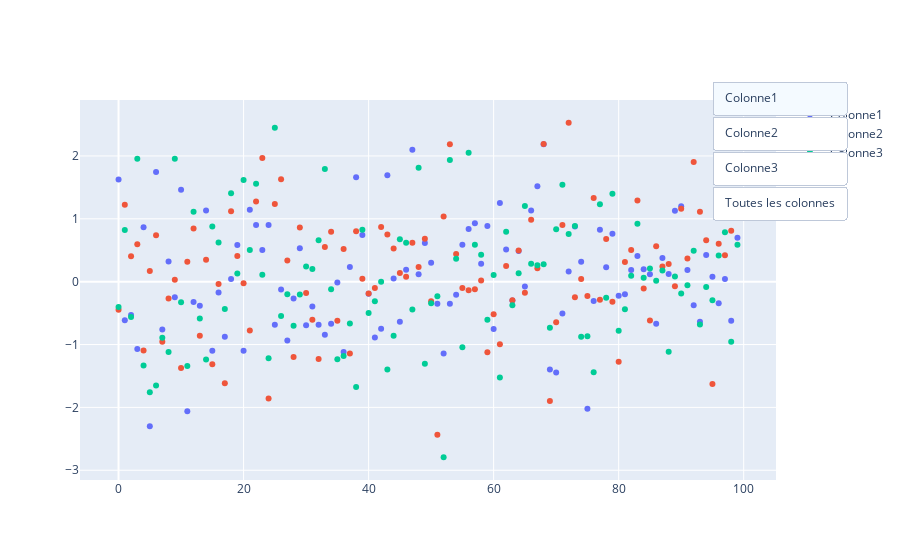

The code cell stored with this chart in its notebook:
### Code cell
import pandas as pd
import numpy as np
import plotly.graph_objects as go

# Générer un DataFrame de test
np.random.seed(1)
data = {
    'Colonne1': np.random.randn(100),
    'Colonne2': np.random.randn(100),
    'Colonne3': np.random.randn(100)
}
df = pd.DataFrame(data)

# Créer une figure
fig = go.Figure()

# Ajouter les traces pour chaque colonne
for col in df.columns:
    fig.add_trace(
        go.Scatter(
            x=df.index,
            y=df[col],
            mode="markers",
            name=col
        )
    )

# Créer une liste de formes pour chaque colonne
shapes = []
for i, col in enumerate(df.columns):
    shapes.append(
        dict(type="rect",
             xref="paper", yref="paper",
             x0=0, y0=0,
             x1=0, y1=1,
             fillcolor="rgba(0,0,0,0)",
             line=dict(color="rgba(0,0,0,0)", width=0),
             visible="legendonly",  # Initialement caché
             name=col)
    )

# Ajouter les formes à la figure
fig.update_layout(shapes=shapes)

# Créer des boutons pour chaque colonne
buttons = []
for col in df.columns:
    button = dict(label=col,
                  method="update",
                  args=[{"visible": [col == trace.name for trace in fig.data]},
                        {"shapes": [shape if shape['name'] == col else dict(shape, visible="legendonly") for shape in shapes]}])
    buttons.append(button)

# Ajouter un bouton pour afficher toutes les colonnes
buttons.append(dict(label="Toutes les colonnes",
                    method="update",
                    args=[{"visible": [True] * len(df.columns)},
                          {"shapes": shapes}]))

# Ajouter le menu déroulant
fig.update_layout(updatemenus=[dict(type="buttons",
                                    direction="down",
                                    buttons=buttons,
                                    x=1.1,
                                    y=1.05)])

# Afficher la figure
fig.show()

### Figure 1 — Plotly figure (JSON) as saved in the notebook; plotly's stock layout.template omitted (floating-point values rounded to 4 significant figures)
{"data": [{"mode": "markers", "name": "Colonne1", "type": "scatter", "x": [0, 1, 2, 3, 4, 5, 6, 7, 8, 9, 10, 11, 12, 13, 14, 15, 16, 17, 18, 19, 20, 21, 22, 23, 24, 25, 26, 27, 28, 29, 30, 31, 32, 33, 34, 35, 36, 37, 38, 39, 40, 41, 42, 43, 44, 45, 46, 47, 48, 49, 50, 51, 52, 53, 54, 55, 56, 57, 58, 59, 60, 61, 62, 63, 64, 65, 66, 67, 68, 69, 70, 71, 72, 73, 74, 75, 76, 77, 78, 79, 80, 81, 82, 83, 84, 85, 86, 87, 88, 89, 90, 91, 92, 93, 94, 95, 96, 97, 98, 99], "y": [1.624, -0.6118, -0.5282, -1.073, 0.8654, -2.302, 1.745, -0.7612, 0.319, -0.2494, 1.462, -2.06, -0.3224, -0.3841, 1.134, -1.1, -0.1724, -0.8779, 0.04221, 0.5828, -1.101, 1.145, 0.9016, 0.5025, 0.9009, -0.6837, -0.1229, -0.9358, -0.2679, 0.5304, -0.6917, -0.3968, -0.6872, -0.8452, -0.6712, -0.01266, -1.117, 0.2344, 1.66, 0.742, -0.1918, -0.8876, -0.7472, 1.692, 0.05081, -0.637, 0.1909, 2.1, 0.1202, 0.6172, 0.3002, -0.3522, -1.143, -0.3493, -0.2089, 0.5866, 0.839, 0.9311, 0.2856, 0.8851, -0.7544, 1.253, 0.5129, -0.2981, 0.4885, -0.07557, 1.132, 1.52, 2.186, -1.396, -1.444, -0.5045, 0.16, 0.8762, 0.3156, -2.022, -0.3062, 0.828, 0.2301, 0.762, -0.2223, -0.2008, 0.1866, 0.4101, 0.1983, 0.119, -0.6707, 0.3776, 0.1218, 1.129, 1.199, 0.1852, -0.3753, -0.6387, 0.4235, 0.07734, -0.3439, 0.0436, -0.62, 0.698]}, {"mode": "markers", "name": "Colonne2", "type": "scatter", "x": [0, 1, 2, 3, 4, 5, 6, 7, 8, 9, 10, 11, 12, 13, 14, 15, 16, 17, 18, 19, 20, 21, 22, 23, 24, 25, 26, 27, 28, 29, 30, 31, 32, 33, 34, 35, 36, 37, 38, 39, 40, 41, 42, 43, 44, 45, 46, 47, 48, 49, 50, 51, 52, 53, 54, 55, 56, 57, 58, 59, 60, 61, 62, 63, 64, 65, 66, 67, 68, 69, 70, 71, 72, 73, 74, 75, 76, 77, 78, 79, 80, 81, 82, 83, 84, 85, 86, 87, 88, 89, 90, 91, 92, 93, 94, 95, 96, 97, 98, 99], "y": [-0.4471, 1.225, 0.4035, 0.5936, -1.095, 0.1694, 0.7406, -0.9537, -0.2662, 0.03261, -1.373, 0.3152, 0.8462, -0.8595, 0.3505, -1.312, -0.0387, -1.616, 1.121, 0.4089, -0.02462, -0.7752, 1.274, 1.967, -1.858, 1.236, 1.628, 0.338, -1.199, 0.8633, -0.1809, -0.6039, -1.23, 0.5505, 0.7928, -0.6235, 0.5206, -1.144, 0.8019, 0.04657, -0.1866, -0.1017, 0.8689, 0.7504, 0.5295, 0.1377, 0.07782, 0.6184, 0.2325, 0.6826, -0.3101, -2.435, 1.039, 2.187, 0.4414, -0.1002, -0.1364, -0.1191, 0.01741, -1.122, -0.5171, -0.997, 0.2488, -0.2966, 0.4952, -0.1747, 0.9863, 0.2135, 2.191, -1.896, -0.6469, 0.9015, 2.528, -0.2486, 0.04367, -0.2263, 1.331, -0.2873, 0.6801, -0.3198, -1.273, 0.3135, 0.5032, 1.293, -0.1104, -0.6174, 0.5628, 0.2407, 0.2807, -0.07311, 1.16, 0.3695, 1.905, 1.111, 0.659, -1.627, 0.6023, 0.4203, 0.811, 1.044]}, {"mode": "markers", "name": "Colonne3", "type": "scatter", "x": [0, 1, 2, 3, 4, 5, 6, 7, 8, 9, 10, 11, 12, 13, 14, 15, 16, 17, 18, 19, 20, 21, 22, 23, 24, 25, 26, 27, 28, 29, 30, 31, 32, 33, 34, 35, 36, 37, 38, 39, 40, 41, 42, 43, 44, 45, 46, 47, 48, 49, 50, 51, 52, 53, 54, 55, 56, 57, 58, 59, 60, 61, 62, 63, 64, 65, 66, 67, 68, 69, 70, 71, 72, 73, 74, 75, 76, 77, 78, 79, 80, 81, 82, 83, 84, 85, 86, 87, 88, 89, 90, 91, 92, 93, 94, 95, 96, 97, 98, 99], "y": [-0.4009, 0.824, -0.5623, 1.955, -1.332, -1.761, -1.651, -0.8906, -1.119, 1.956, -0.3265, -1.343, 1.114, -0.5865, -1.237, 0.8758, 0.6234, -0.435, 1.408, 0.1291, 1.617, 0.5027, 1.559, 0.1094, -1.22, 2.449, -0.5458, -0.1988, -0.7004, -0.2034, 0.2427, 0.2018, 0.661, 1.792, -0.1205, -1.233, -1.182, -0.6658, -1.674, 0.825, -0.4982, -0.311, -0.001891, -1.397, -0.8613, 0.6747, 0.6185, -0.4432, 1.811, -1.306, -0.345, -0.2308, -2.793, 1.938, 0.3663, -1.045, 2.051, 0.5857, 0.4295, -0.607, 0.1062, -1.526, 0.795, -0.3744, 0.134, 1.202, 0.2847, 0.2625, 0.2765, -0.7333, 0.836, 1.543, 0.7588, 0.8849, -0.8773, -0.8678, -1.441, 1.232, -0.2542, 1.4, -0.7819, -0.4375, 0.09543, 0.9215, 0.06075, 0.2111, 0.01653, 0.1772, -1.116, 0.08093, -0.1866, -0.05682, 0.4923, -0.6807, -0.08451, -0.2974, 0.4173, 0.7848, -0.9554, 0.5859]}], "layout": {"shapes": [{"fillcolor": "rgba(0,0,0,0)", "line": {"color": "rgba(0,0,0,0)", "width": 0}, "name": "Colonne1", "type": "rect", "visible": "legendonly", "x0": 0, "x1": 0, "xref": "paper", "y0": 0, "y1": 1, "yref": "paper"}, {"fillcolor": "rgba(0,0,0,0)", "line": {"color": "rgba(0,0,0,0)", "width": 0}, "name": "Colonne2", "type": "rect", "visible": "legendonly", "x0": 0, "x1": 0, "xref": "paper", "y0": 0, "y1": 1, "yref": "paper"}, {"fillcolor": "rgba(0,0,0,0)", "line": {"color": "rgba(0,0,0,0)", "width": 0}, "name": "Colonne3", "type": "rect", "visible": "legendonly", "x0": 0, "x1": 0, "xref": "paper", "y0": 0, "y1": 1, "yref": "paper"}], "updatemenus": [{"buttons": [{"args": [{"visible": [true, false, false]}, {"shapes": [{"fillcolor": "rgba(0,0,0,0)", "line": {"color": "rgba(0,0,0,0)", "width": 0}, "name": "Colonne1", "type": "rect", "visible": "legendonly", "x0": 0, "x1": 0, "xref": "paper", "y0": 0, "y1": 1, "yref": "paper"}, {"fillcolor": "rgba(0,0,0,0)", "line": {"color": "rgba(0,0,0,0)", "width": 0}, "name": "Colonne2", "type": "rect", "visible": "legendonly", "x0": 0, "x1": 0, "xref": "paper", "y0": 0, "y1": 1, "yref": "paper"}, {"fillcolor": "rgba(0,0,0,0)", "line": {"color": "rgba(0,0,0,0)", "width": 0}, "name": "Colonne3", "type": "rect", "visible": "legendonly", "x0": 0, "x1": 0, "xref": "paper", "y0": 0, "y1": 1, "yref": "paper"}]}], "label": "Colonne1", "method": "update"}, {"args": [{"visible": [false, true, false]}, {"shapes": [{"fillcolor": "rgba(0,0,0,0)", "line": {"color": "rgba(0,0,0,0)", "width": 0}, "name": "Colonne1", "type": "rect", "visible": "legendonly", "x0": 0, "x1": 0, "xref": "paper", "y0": 0, "y1": 1, "yref": "paper"}, {"fillcolor": "rgba(0,0,0,0)", "line": {"color": "rgba(0,0,0,0)", "width": 0}, "name": "Colonne2", "type": "rect", "visible": "legendonly", "x0": 0, "x1": 0, "xref": "paper", "y0": 0, "y1": 1, "yref": "paper"}, {"fillcolor": "rgba(0,0,0,0)", "line": {"color": "rgba(0,0,0,0)", "width": 0}, "name": "Colonne3", "type": "rect", "visible": "legendonly", "x0": 0, "x1": 0, "xref": "paper", "y0": 0, "y1": 1, "yref": "paper"}]}], "label": "Colonne2", "method": "update"}, {"args": [{"visible": [false, false, true]}, {"shapes": [{"fillcolor": "rgba(0,0,0,0)", "line": {"color": "rgba(0,0,0,0)", "width": 0}, "name": "Colonne1", "type": "rect", "visible": "legendonly", "x0": 0, "x1": 0, "xref": "paper", "y0": 0, "y1": 1, "yref": "paper"}, {"fillcolor": "rgba(0,0,0,0)", "line": {"color": "rgba(0,0,0,0)", "width": 0}, "name": "Colonne2", "type": "rect", "visible": "legendonly", "x0": 0, "x1": 0, "xref": "paper", "y0": 0, "y1": 1, "yref": "paper"}, {"fillcolor": "rgba(0,0,0,0)", "line": {"color": "rgba(0,0,0,0)", "width": 0}, "name": "Colonne3", "type": "rect", "visible": "legendonly", "x0": 0, "x1": 0, "xref": "paper", "y0": 0, "y1": 1, "yref": "paper"}]}], "label": "Colonne3", "method": "update"}, {"args": [{"visible": [true, true, true]}, {"shapes": [{"fillcolor": "rgba(0,0,0,0)", "line": {"color": "rgba(0,0,0,0)", "width": 0}, "name": "Colonne1", "type": "rect", "visible": "legendonly", "x0": 0, "x1": 0, "xref": "paper", "y0": 0, "y1": 1, "yref": "paper"}, {"fillcolor": "rgba(0,0,0,0)", "line": {"color": "rgba(0,0,0,0)", "width": 0}, "name": "Colonne2", "type": "rect", "visible": "legendonly", "x0": 0, "x1": 0, "xref": "paper", "y0": 0, "y1": 1, "yref": "paper"}, {"fillcolor": "rgba(0,0,0,0)", "line": {"color": "rgba(0,0,0,0)", "width": 0}, "name": "Colonne3", "type": "rect", "visible": "legendonly", "x0": 0, "x1": 0, "xref": "paper", "y0": 0, "y1": 1, "yref": "paper"}]}], "label": "Toutes les colonnes", "method": "update"}], "direction": "down", "type": "buttons", "x": 1.1, "y": 1.05}]}}
